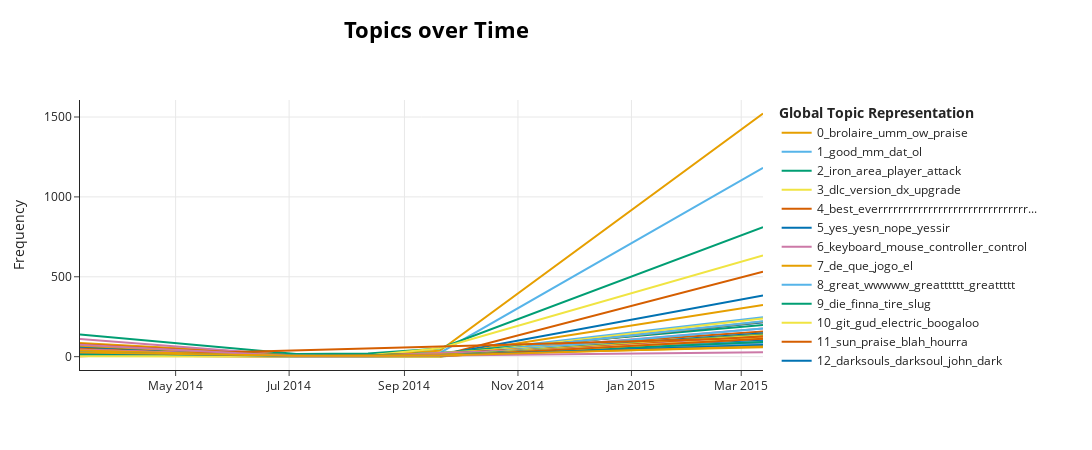

Notebook cell for this chart:
### Code cell
pos_model.visualize_topics_over_time(pos_topics_over_time, top_n_topics=50)

### Figure 1 — Plotly figure (JSON) as saved in the notebook; plotly's stock layout.template omitted (floating-point values rounded to 4 significant figures)
{"data": [{"hoverinfo": "text", "hovertext": ["<b>Topic 0</b><br>Words: ow, praise, brolaire, umm, would", "<b>Topic 0</b><br>Words: brolaire, praise, ow, umm, forgot", "<b>Topic 0</b><br>Words: brolaire, ow, umm, praise, forgot", "<b>Topic 0</b><br>Words: praise, would, brolaire, ow, umm", "<b>Topic 0</b><br>Words: umm, forgot, aaa, hello, brolaire"], "marker": {"color": "#E69F00"}, "mode": "lines", "name": "0_brolaire_umm_ow_praise", "type": "scatter", "x": ["2014-03-10T14:44:09.600000", "2014-07-04T19:12:00", "2014-08-12T09:36:00", "2014-09-20T00:00:00", "2015-03-12T16:48:00"], "y": [85, 13, 12, 37, 1522]}, {"hoverinfo": "text", "hovertext": ["<b>Topic 1</b><br>Words: good, as, mm, dat, ol", "<b>Topic 1</b><br>Words: good, mm, dat, ol, af", "<b>Topic 1</b><br>Words: good, mm, dat, ol, af", "<b>Topic 1</b><br>Words: good, mm, dat, ol, af", "<b>Topic 1</b><br>Words: good, mm, dat, ol, af"], "marker": {"color": "#56B4E9"}, "mode": "lines", "name": "1_good_mm_dat_ol", "type": "scatter", "x": ["2014-03-10T14:44:09.600000", "2014-07-04T19:12:00", "2014-08-12T09:36:00", "2014-09-20T00:00:00", "2015-03-12T16:48:00"], "y": [51, 10, 4, 23, 1182]}, {"hoverinfo": "text", "hovertext": ["<b>Topic 2</b><br>Words: player, covenant, attack, area, item", "<b>Topic 2</b><br>Words: navlaan, sooner, undead, shield, possible", "<b>Topic 2</b><br>Words: list, player, item, weapon, ii", "<b>Topic 2</b><br>Words: matrixdll, area, character, player, peberro", "<b>Topic 2</b><br>Words: iron, area, enemy, attack, player"], "marker": {"color": "#009E73"}, "mode": "lines", "name": "2_iron_area_player_attack", "type": "scatter", "x": ["2014-03-10T14:44:09.600000", "2014-07-04T19:12:00", "2014-08-12T09:36:00", "2014-09-20T00:00:00", "2015-03-12T16:48:00"], "y": [138, 17, 20, 51, 811]}, {"hoverinfo": "text", "hovertext": ["<b>Topic 3</b><br>Words: dlc, flims, handeling, dewrk, toro", "<b>Topic 3</b><br>Words: cnt, adition, recommand, trully, imagination", "<b>Topic 3</b><br>Words: goggle, hench, foreward, playability, dlc", "<b>Topic 3</b><br>Words: directx, dlc, owner, version, dx", "<b>Topic 3</b><br>Words: dlc, version, dx, upgrade, dlcs"], "marker": {"color": "#F0E442"}, "mode": "lines", "name": "3_dlc_version_dx_upgrade", "type": "scatter", "x": ["2014-03-10T14:44:09.600000", "2014-07-04T19:12:00", "2014-08-12T09:36:00", "2014-09-20T00:00:00", "2015-03-12T16:48:00"], "y": [16, 3, 8, 53, 634]}, {"hoverinfo": "text", "hovertext": ["<b>Topic 4</b><br>Words: best, everrrrrrrrrrrrrrrrrrrrrrrrrrrrrrrrrrrrrrrrrrrrrrrrrrrrrrrrrrrrrrrrrrrrrrrrrrrrrrrrrrrrrrrrrrrrrrrrrrrrrrr, ah, wtf, btw", "<b>Topic 4</b><br>Words: best, everrrrrrrrrrrrrrrrrrrrrrrrrrrrrrrrrrrrrrrrrrrrrrrrrrrrrrrrrrrrrrrrrrrrrrrrrrrrrrrrrrrrrrrrrrrrrrrrrrrrrrr, ah, wtf, btw", "<b>Topic 4</b><br>Words: best, everrrrrrrrrrrrrrrrrrrrrrrrrrrrrrrrrrrrrrrrrrrrrrrrrrrrrrrrrrrrrrrrrrrrrrrrrrrrrrrrrrrrrrrrrrrrrrrrrrrrrrr, ah, wtf, btw", "<b>Topic 4</b><br>Words: best, ah, everrrrrrrrrrrrrrrrrrrrrrrrrrrrrrrrrrrrrrrrrrrrrrrrrrrrrrrrrrrrrrrrrrrrrrrrrrrrrrrrrrrrrrrrrrrrrrrrrrrrrrr, wtf, btw"], "marker": {"color": "#D55E00"}, "mode": "lines", "name": "4_best_everrrrrrrrrrrrrrrrrrrrrrrrrrrrrr...", "type": "scatter", "x": ["2014-03-10T14:44:09.600000", "2014-07-04T19:12:00", "2014-09-20T00:00:00", "2015-03-12T16:48:00"], "y": [18, 1, 6, 531]}, {"hoverinfo": "text", "hovertext": ["<b>Topic 5</b><br>Words: yes, nope, yesn, yessir, thank", "<b>Topic 5</b><br>Words: yes, yesn, nope, yessir, thank", "<b>Topic 5</b><br>Words: yes, yesn, nope, yessir, thank", "<b>Topic 5</b><br>Words: yes, nope, yesn, yessir, thank", "<b>Topic 5</b><br>Words: yes, yesn, yessir, thank, nope"], "marker": {"color": "#0072B2"}, "mode": "lines", "name": "5_yes_yesn_nope_yessir", "type": "scatter", "x": ["2014-03-10T14:44:09.600000", "2014-07-04T19:12:00", "2014-08-12T09:36:00", "2014-09-20T00:00:00", "2015-03-12T16:48:00"], "y": [22, 1, 2, 10, 383]}, {"hoverinfo": "text", "hovertext": ["<b>Topic 6</b><br>Words: keyboard, mouse, controller, control, key", "<b>Topic 6</b><br>Words: literaly, cursor, keyboard, satan, conversation", "<b>Topic 6</b><br>Words: keyboard, mouse, brutaaaal, amaaazing, coooooo", "<b>Topic 6</b><br>Words: mouse, keyboard, autohotkey, controller, control", "<b>Topic 6</b><br>Words: keyboard, mouse, controller, control, click"], "marker": {"color": "#CC79A7"}, "mode": "lines", "name": "6_keyboard_mouse_controller_control", "type": "scatter", "x": ["2014-03-10T14:44:09.600000", "2014-07-04T19:12:00", "2014-08-12T09:36:00", "2014-09-20T00:00:00", "2015-03-12T16:48:00"], "y": [111, 5, 6, 15, 216]}, {"hoverinfo": "text", "hovertext": ["<b>Topic 7</b><br>Words: que, de, jogo, joc, el", "<b>Topic 7</b><br>Words: chaooooo, ajustar, mira, misterioso, desconhecido", "<b>Topic 7</b><br>Words: de, que, jogo, le, et", "<b>Topic 7</b><br>Words: de, que, jogo, el, la"], "marker": {"color": "#E69F00"}, "mode": "lines", "name": "7_de_que_jogo_el", "type": "scatter", "x": ["2014-03-10T14:44:09.600000", "2014-08-12T09:36:00", "2014-09-20T00:00:00", "2015-03-12T16:48:00"], "y": [14, 3, 8, 323]}, {"hoverinfo": "text", "hovertext": ["<b>Topic 8</b><br>Words: great, greattttt, greatttttt, wwwww, outta", "<b>Topic 8</b><br>Words: great, greattttt, greatttttt, wwwww, outta", "<b>Topic 8</b><br>Words: great, greattttt, greatttttt, wwwww, outta", "<b>Topic 8</b><br>Words: great, greattttt, greatttttt, wwwww, outta", "<b>Topic 8</b><br>Words: great, greattttt, greatttttt, wwwww, outta"], "marker": {"color": "#56B4E9"}, "mode": "lines", "name": "8_great_wwwww_greatttttt_greattttt", "type": "scatter", "x": ["2014-03-10T14:44:09.600000", "2014-07-04T19:12:00", "2014-08-12T09:36:00", "2014-09-20T00:00:00", "2015-03-12T16:48:00"], "y": [29, 4, 3, 13, 247]}, {"hoverinfo": "text", "hovertext": ["<b>Topic 9</b><br>Words: die, nutshell, rip, hey, guy", "<b>Topic 9</b><br>Words: die, finna, tire, slug, nutshell", "<b>Topic 9</b><br>Words: die, fuck, finna, tire, slug", "<b>Topic 9</b><br>Words: die, slug, eat, massive, fuck", "<b>Topic 9</b><br>Words: die, finna, tire, yay, inside"], "marker": {"color": "#009E73"}, "mode": "lines", "name": "9_die_finna_tire_slug", "type": "scatter", "x": ["2014-03-10T14:44:09.600000", "2014-07-04T19:12:00", "2014-08-12T09:36:00", "2014-09-20T00:00:00", "2015-03-12T16:48:00"], "y": [55, 5, 8, 23, 198]}, {"hoverinfo": "text", "hovertext": ["<b>Topic 10</b><br>Words: git, gud, dye, electric, boogaloo", "<b>Topic 10</b><br>Words: git, gud, seperating, casuals, electric", "<b>Topic 10</b><br>Words: git, gud, jihad, electric, boogaloo", "<b>Topic 10</b><br>Words: git, gud, electric, boogaloo, oddajcie"], "marker": {"color": "#F0E442"}, "mode": "lines", "name": "10_git_gud_electric_boogaloo", "type": "scatter", "x": ["2014-03-10T14:44:09.600000", "2014-07-04T19:12:00", "2014-09-20T00:00:00", "2015-03-12T16:48:00"], "y": [18, 4, 6, 239]}, {"hoverinfo": "text", "hovertext": ["<b>Topic 11</b><br>Words: sun, praise, blah, hourra, gtfo", "<b>Topic 11</b><br>Words: sun, praise, adherent, sunlight, bust", "<b>Topic 11</b><br>Words: sun, praise, weild, fist, dual", "<b>Topic 11</b><br>Words: sun, praise, praising, edit, blah", "<b>Topic 11</b><br>Words: sun, praise, huraah, hoorah, biatch"], "marker": {"color": "#D55E00"}, "mode": "lines", "name": "11_sun_praise_blah_hourra", "type": "scatter", "x": ["2014-03-10T14:44:09.600000", "2014-07-04T19:12:00", "2014-08-12T09:36:00", "2014-09-20T00:00:00", "2015-03-12T16:48:00"], "y": [77, 8, 6, 18, 157]}, {"hoverinfo": "text", "hovertext": ["<b>Topic 12</b><br>Words: darksouls, dark, beta, darkness, storybased", "<b>Topic 12</b><br>Words: darksoulsii, darksouls, exe, letdown, casual", "<b>Topic 12</b><br>Words: sorta, darksouls, wouldnt, unbalanced, hey", "<b>Topic 12</b><br>Words: darksouls, hgue, darkfog, dosent, darker", "<b>Topic 12</b><br>Words: darksouls, darksoul, john, dark, darklurker"], "marker": {"color": "#0072B2"}, "mode": "lines", "name": "12_darksouls_darksoul_john_dark", "type": "scatter", "x": ["2014-03-10T14:44:09.600000", "2014-07-04T19:12:00", "2014-08-12T09:36:00", "2014-09-20T00:00:00", "2015-03-12T16:48:00"], "y": [31, 3, 1, 6, 216]}, {"hoverinfo": "text", "hovertext": ["<b>Topic 13</b><br>Words: pc, gpu, xbox, console, card", "<b>Topic 13</b><br>Words: orginally, youve, seamless, rig, specially", "<b>Topic 13</b><br>Words: sho, fo, pc, send, slot", "<b>Topic 13</b><br>Words: pc, commuinity, isd, leading, alaready", "<b>Topic 13</b><br>Words: pc, xbox, laptop, console, fps"], "marker": {"color": "#CC79A7"}, "mode": "lines", "name": "13_pc_xbox_laptop_console", "type": "scatter", "x": ["2014-03-10T14:44:09.600000", "2014-07-04T19:12:00", "2014-08-12T09:36:00", "2014-09-20T00:00:00", "2015-03-12T16:48:00"], "y": [61, 3, 5, 9, 177]}, {"hoverinfo": "text", "hovertext": ["<b>Topic 14</b><br>Words: fun, crazy, know, people, cassual", "<b>Topic 14</b><br>Words: fun, cassual, ha, spambush, scuffed", "<b>Topic 14</b><br>Words: fun, cassual, ha, spambush, scuffed", "<b>Topic 14</b><br>Words: gritty, fun, cassual, ha, spambush", "<b>Topic 14</b><br>Words: fun, cassual, ha, spambush, scuffed"], "marker": {"color": "#E69F00"}, "mode": "lines", "name": "14_fun_cassual_ha_spambush", "type": "scatter", "x": ["2014-03-10T14:44:09.600000", "2014-07-04T19:12:00", "2014-08-12T09:36:00", "2014-09-20T00:00:00", "2015-03-12T16:48:00"], "y": [10, 1, 1, 3, 220]}, {"hoverinfo": "text", "hovertext": ["<b>Topic 15</b><br>Words: nice, niceeeeeeeeeee, yi, yes, yeah", "<b>Topic 15</b><br>Words: nice, niceeeeeeeeeee, yi, yes, yeah", "<b>Topic 15</b><br>Words: nice, yeah, yes, niceeeeeeeeeee, yi", "<b>Topic 15</b><br>Words: nice, niceeeeeeeeeee, yi, yes, yeah"], "marker": {"color": "#56B4E9"}, "mode": "lines", "name": "15_nice_niceeeeeeeeeee_yi_yes", "type": "scatter", "x": ["2014-03-10T14:44:09.600000", "2014-08-12T09:36:00", "2014-09-20T00:00:00", "2015-03-12T16:48:00"], "y": [6, 1, 4, 221]}, {"hoverinfo": "text", "hovertext": ["<b>Topic 16</b><br>Words: rpg, rpgs, action, fantasy, ever", "<b>Topic 16</b><br>Words: rpg, amalur, reckoning, action, sucked", "<b>Topic 16</b><br>Words: rpg, action, enigmatic, fantasy, rly", "<b>Topic 16</b><br>Words: rpg, action, rpgs, rezolution, contemplation", "<b>Topic 16</b><br>Words: rpg, action, rpgs, fantasy, best"], "marker": {"color": "#009E73"}, "mode": "lines", "name": "16_rpg_action_rpgs_fantasy", "type": "scatter", "x": ["2014-03-10T14:44:09.600000", "2014-07-04T19:12:00", "2014-08-12T09:36:00", "2014-09-20T00:00:00", "2015-03-12T16:48:00"], "y": [52, 10, 8, 23, 120]}, {"hoverinfo": "text", "hovertext": ["<b>Topic 17</b><br>Words: challenge, challenging, centry, harcore, biting", "<b>Topic 17</b><br>Words: definently, funnest, challenge, object, length", "<b>Topic 17</b><br>Words: challenge, didnt, real, definitely, could", "<b>Topic 17</b><br>Words: challenge, worths, birthday, funny, definately", "<b>Topic 17</b><br>Words: challenge, challenging, fun, aaaaaaaaaaaaaaaaaaaaaaaaaaaaaaaaaaaaaaaaaaaaaaaaaaaaaaaaaaaaaahhhhhhhhhhhhhhhhhhhhhhhhhhhhhhhhhhhhhhhhhhhhhh, aaaaaarrrrghhhh"], "marker": {"color": "#F0E442"}, "mode": "lines", "name": "17_challenge_challenging_fun_aaaaaaaaaaa...", "type": "scatter", "x": ["2014-03-10T14:44:09.600000", "2014-07-04T19:12:00", "2014-08-12T09:36:00", "2014-09-20T00:00:00", "2015-03-12T16:48:00"], "y": [40, 6, 4, 23, 139]}, {"hoverinfo": "text", "hovertext": ["<b>Topic 18</b><br>Words: ever, best, bestes, category, xd", "<b>Topic 18</b><br>Words: ever, best, sombre, canser, peev", "<b>Topic 18</b><br>Words: ever, everrrrrrrrrr, aloud, best, fuckin", "<b>Topic 18</b><br>Words: ever, best, shet, horry, canser", "<b>Topic 18</b><br>Words: ever, best, sombre, greatt, eeeeeeeeeeeevvvvvvvvvvveeeeeeeeerrrrrrr"], "marker": {"color": "#D55E00"}, "mode": "lines", "name": "18_ever_best_sombre_shet", "type": "scatter", "x": ["2014-03-10T14:44:09.600000", "2014-07-04T19:12:00", "2014-08-12T09:36:00", "2014-09-20T00:00:00", "2015-03-12T16:48:00"], "y": [49, 3, 9, 20, 129]}, {"hoverinfo": "text", "hovertext": ["<b>Topic 19</b><br>Words: controller, xbox, break, vibrate, wire", "<b>Topic 19</b><br>Words: eng, controller, aggravate, pls, monitor", "<b>Topic 19</b><br>Words: moniters, controller, hype, broken, worthy", "<b>Topic 19</b><br>Words: controller, vendricks, rocking, rager, nuff", "<b>Topic 19</b><br>Words: controller, break, window, xbox, smash"], "marker": {"color": "#0072B2"}, "mode": "lines", "name": "19_controller_xbox_break_window", "type": "scatter", "x": ["2014-03-10T14:44:09.600000", "2014-07-04T19:12:00", "2014-08-12T09:36:00", "2014-09-20T00:00:00", "2015-03-12T16:48:00"], "y": [64, 4, 3, 16, 119]}, {"hoverinfo": "text", "hovertext": ["<b>Topic 20</b><br>Words: buy, sale, bought, annal, deux", "<b>Topic 20</b><br>Words: frigin, yolo, blaze, awesomeness, buy", "<b>Topic 20</b><br>Words: guyz, bought, sweet, twice, thats", "<b>Topic 20</b><br>Words: amazoning, ike, buy, sale, fcuk", "<b>Topic 20</b><br>Words: buy, sale, bought, twice, wait"], "marker": {"color": "#CC79A7"}, "mode": "lines", "name": "20_buy_sale_bought_twice", "type": "scatter", "x": ["2014-03-10T14:44:09.600000", "2014-07-04T19:12:00", "2014-08-12T09:36:00", "2014-09-20T00:00:00", "2015-03-12T16:48:00"], "y": [43, 3, 2, 12, 139]}, {"hoverinfo": "text", "hovertext": ["<b>Topic 21</b><br>Words: sun, praise, solaire, praising, die", "<b>Topic 21</b><br>Words: priase, sun, praise, sunbroing, youve", "<b>Topic 21</b><br>Words: sun, priase, praise, bother, penny", "<b>Topic 21</b><br>Words: sun, praise, consist, dontu, mutha", "<b>Topic 21</b><br>Words: sun, praise, therefore, praising, sunbro"], "marker": {"color": "#E69F00"}, "mode": "lines", "name": "21_sun_praise_priase_therefore", "type": "scatter", "x": ["2014-03-10T14:44:09.600000", "2014-07-04T19:12:00", "2014-08-12T09:36:00", "2014-09-20T00:00:00", "2015-03-12T16:48:00"], "y": [69, 6, 4, 17, 90]}, {"hoverinfo": "text", "hovertext": ["<b>Topic 22</b><br>Words: hitboxes, videojame, gamplay, box, da", "<b>Topic 22</b><br>Words: hitboxes, hitbox, box, hit, shitty", "<b>Topic 22</b><br>Words: biscuit, wierd, tea, hitbox, box", "<b>Topic 22</b><br>Words: hitboxes, hitbox, box, hit, shitty"], "marker": {"color": "#56B4E9"}, "mode": "lines", "name": "22_hitboxes_hitbox_box_hit", "type": "scatter", "x": ["2014-03-10T14:44:09.600000", "2014-07-04T19:12:00", "2014-09-20T00:00:00", "2015-03-12T16:48:00"], "y": [7, 1, 2, 176]}, {"hoverinfo": "text", "hovertext": ["<b>Topic 23</b><br>Words: soulsborne, soulsbourne, soulsgame, soulslikes, soulslike"], "marker": {"color": "#009E73"}, "mode": "lines", "name": "23_soulsborne_soulsbourne_soulsgame_soul...", "type": "scatter", "x": ["2015-03-12T16:48:00"], "y": [173]}, {"hoverinfo": "text", "hovertext": ["<b>Topic 24</b><br>Words: ok, oka, wowcool, ya, ", "<b>Topic 24</b><br>Words: ok, oka, wowcool, ya, ", "<b>Topic 24</b><br>Words: ok, oka, wowcool, ya, ", "<b>Topic 24</b><br>Words: ok, oka, wowcool, ya, ", "<b>Topic 24</b><br>Words: ok, oka, wowcool, ya, "], "marker": {"color": "#F0E442"}, "mode": "lines", "name": "24_ok_wowcool_oka_ya", "type": "scatter", "x": ["2014-03-10T14:44:09.600000", "2014-07-04T19:12:00", "2014-08-12T09:36:00", "2014-09-20T00:00:00", "2015-03-12T16:48:00"], "y": [14, 4, 1, 11, 137]}, {"hoverinfo": "text", "hovertext": ["<b>Topic 25</b><br>Words: love, grrrrr, fkin, frist, men", "<b>Topic 25</b><br>Words: love, grrrrr, fkin, frist, men", "<b>Topic 25</b><br>Words: love, grrrrr, fkin, frist, men", "<b>Topic 25</b><br>Words: love, grrrrr, fkin, frist, men", "<b>Topic 25</b><br>Words: love, grrrrr, fkin, frist, men"], "marker": {"color": "#D55E00"}, "mode": "lines", "name": "25_love_grrrrr_fkin_frist", "type": "scatter", "x": ["2014-03-10T14:44:09.600000", "2014-07-04T19:12:00", "2014-08-12T09:36:00", "2014-09-20T00:00:00", "2015-03-12T16:48:00"], "y": [14, 3, 2, 11, 128]}, {"hoverinfo": "text", "hovertext": ["<b>Topic 26</b><br>Words: hate, ing, homies, dennis, thanks", "<b>Topic 26</b><br>Words: hate, ing, homies, dennis, thanks", "<b>Topic 26</b><br>Words: hate, ing, homies, dennis, thanks", "<b>Topic 26</b><br>Words: hate, ing, homies, dennis, thanks", "<b>Topic 26</b><br>Words: hate, ing, homies, dennis, thanks"], "marker": {"color": "#0072B2"}, "mode": "lines", "name": "26_hate_ing_homies_dennis", "type": "scatter", "x": ["2014-03-10T14:44:09.600000", "2014-07-04T19:12:00", "2014-08-12T09:36:00", "2014-09-20T00:00:00", "2015-03-12T16:48:00"], "y": [7, 1, 2, 1, 146]}, {"hoverinfo": "text", "hovertext": ["<b>Topic 27</b><br>Words: would, smell, die, rustle, jimmy", "<b>Topic 27</b><br>Words: would, flask, cry, die, smell", "<b>Topic 27</b><br>Words: would, die, smell, rape, somebody", "<b>Topic 27</b><br>Words: would, rape, die, bladder, burst", "<b>Topic 27</b><br>Words: would, die, somebody, saltiness, tenouttaten"], "marker": {"color": "#CC79A7"}, "mode": "lines", "name": "27_would_die_smell_rape", "type": "scatter", "x": ["2014-03-10T14:44:09.600000", "2014-07-04T19:12:00", "2014-08-12T09:36:00", "2014-09-20T00:00:00", "2015-03-12T16:48:00"], "y": [43, 4, 4, 23, 82]}, {"hoverinfo": "text", "hovertext": ["<b>Topic 28</b><br>Words: heaps, sooding, beceuse, boss, verry", "<b>Topic 28</b><br>Words: wrenching, dificult, seat, gut, shadow", "<b>Topic 28</b><br>Words: monstrous, arent, possibility, alot, true", "<b>Topic 28</b><br>Words: boss, def, cheese, bossss, glitchy"], "marker": {"color": "#E69F00"}, "mode": "lines", "name": "28_boss_def_cheese_bossss", "type": "scatter", "x": ["2014-03-10T14:44:09.600000", "2014-08-12T09:36:00", "2014-09-20T00:00:00", "2015-03-12T16:48:00"], "y": [11, 3, 2, 138]}, {"hoverinfo": "text", "hovertext": ["<b>Topic 29</b><br>Words: peak, pew, tuah, peaksouls, frfr"], "marker": {"color": "#56B4E9"}, "mode": "lines", "name": "29_peak_pew_tuah_peaksouls", "type": "scatter", "x": ["2015-03-12T16:48:00"], "y": [154]}, {"hoverinfo": "text", "hovertext": ["<b>Topic 30</b><br>Words: gud, breddy, gude, gueass, lief", "<b>Topic 30</b><br>Words: gued, gud, super, gude, lief", "<b>Topic 30</b><br>Words: ittttttttt, gud, gude, gueass, lief", "<b>Topic 30</b><br>Words: gud, es, gude, gueass, lief", "<b>Topic 30</b><br>Words: gud, gude, gueass, lief, guwd"], "marker": {"color": "#009E73"}, "mode": "lines", "name": "30_gud_gude_gued_lief", "type": "scatter", "x": ["2014-03-10T14:44:09.600000", "2014-07-04T19:12:00", "2014-08-12T09:36:00", "2014-09-20T00:00:00", "2015-03-12T16:48:00"], "y": [4, 2, 1, 4, 136]}, {"hoverinfo": "text", "hovertext": ["<b>Topic 31</b><br>Words: bloodborne, inside, blood, atm, wait", "<b>Topic 31</b><br>Words: bloodborne, bring, pc, well, blood", "<b>Topic 31</b><br>Words: heee, bloodborne, booger, greatgame, stench", "<b>Topic 31</b><br>Words: bloodborne, pc, blood, bloodborn, kart"], "marker": {"color": "#F0E442"}, "mode": "lines", "name": "31_bloodborne_blood_pc_bloodborn", "type": "scatter", "x": ["2014-03-10T14:44:09.600000", "2014-07-04T19:12:00", "2014-09-20T00:00:00", "2015-03-12T16:48:00"], "y": [4, 1, 5, 132]}, {"hoverinfo": "text", "hovertext": ["<b>Topic 32</b><br>Words: hating, hate, bloody, existence, deserve", "<b>Topic 32</b><br>Words: teach, hate, people, deserve, doesnt", "<b>Topic 32</b><br>Words: essentially, disappoint, comparison, hate, bring", "<b>Topic 32</b><br>Words: deserve, hate, doesnt, savage, understand"], "marker": {"color": "#D55E00"}, "mode": "lines", "name": "32_deserve_hate_doesnt_hating", "type": "scatter", "x": ["2014-03-10T14:44:09.600000", "2014-07-04T19:12:00", "2014-09-20T00:00:00", "2015-03-12T16:48:00"], "y": [8, 1, 2, 127]}, {"hoverinfo": "text", "hovertext": ["<b>Topic 33</b><br>Words: awesome, usual, good, , ", "<b>Topic 33</b><br>Words: awesome, usual, good, , ", "<b>Topic 33</b><br>Words: awesome, usual, good, , ", "<b>Topic 33</b><br>Words: awesome, usual, good, , ", "<b>Topic 33</b><br>Words: awesome, usual, good, , "], "marker": {"color": "#0072B2"}, "mode": "lines", "name": "33_awesome_usual_good_", "type": "scatter", "x": ["2014-03-10T14:44:09.600000", "2014-07-04T19:12:00", "2014-08-12T09:36:00", "2014-09-20T00:00:00", "2015-03-12T16:48:00"], "y": [30, 3, 3, 9, 90]}, {"hoverinfo": "text", "hovertext": ["<b>Topic 34</b><br>Words: dissapointment, exact, like, else, millon", "<b>Topic 34</b><br>Words: public, leg, like, shit, confirmed", "<b>Topic 34</b><br>Words: wow, like, confirmed, millon, wowy", "<b>Topic 34</b><br>Words: like, confirmed, wowy, millon, juuuuust"], "marker": {"color": "#CC79A7"}, "mode": "lines", "name": "34_like_wowy_millon_confirmed", "type": "scatter", "x": ["2014-03-10T14:44:09.600000", "2014-07-04T19:12:00", "2014-09-20T00:00:00", "2015-03-12T16:48:00"], "y": [12, 1, 4, 118]}, {"hoverinfo": "text", "hovertext": ["<b>Topic 35</b><br>Words: janky, jank, helpless, jankier, entirety"], "marker": {"color": "#E69F00"}, "mode": "lines", "name": "35_janky_jank_helpless_jankier", "type": "scatter", "x": ["2015-03-12T16:48:00"], "y": [131]}, {"hoverinfo": "text", "hovertext": ["<b>Topic 36</b><br>Words: rage, anger, induce, quit, contiuned", "<b>Topic 36</b><br>Words: rage, tourette, uncountable, aggravating, quits", "<b>Topic 36</b><br>Words: squids, conditon, rage, looks, uncontrollable", "<b>Topic 36</b><br>Words: rage, quit, backstabbers, peed, angermanagement", "<b>Topic 36</b><br>Words: rage, anger, quit, ragequit, angry"], "marker": {"color": "#56B4E9"}, "mode": "lines", "name": "36_rage_anger_quit_ragequit", "type": "scatter", "x": ["2014-03-10T14:44:09.600000", "2014-07-04T19:12:00", "2014-08-12T09:36:00", "2014-09-20T00:00:00", "2015-03-12T16:48:00"], "y": [33, 5, 2, 11, 79]}, {"hoverinfo": "text", "hovertext": ["<b>Topic 37</b><br>Words: replay, value, replayability, hadnle, replayablity", "<b>Topic 37</b><br>Words: replayability, class, remember, add, replay", "<b>Topic 37</b><br>Words: replay, replayability, value, comining, potentcial", "<b>Topic 37</b><br>Words: replay, value, replayability, replayable, revo"], "marker": {"color": "#009E73"}, "mode": "lines", "name": "37_replay_value_replayability_replayable", "type": "scatter", "x": ["2014-03-10T14:44:09.600000", "2014-07-04T19:12:00", "2014-09-20T00:00:00", "2015-03-12T16:48:00"], "y": [18, 2, 10, 98]}, {"hoverinfo": "text", "hovertext": ["<b>Topic 38</b><br>Words: miyazaki, labrynth, hidetaka, solaire, smell", "<b>Topic 38</b><br>Words: burger, grease, casualize, clean, greasy", "<b>Topic 38</b><br>Words: miyazaki, direct, hidetaka, development, lead"], "marker": {"color": "#F0E442"}, "mode": "lines", "name": "38_miyazaki_hidetaka_direct_development", "type": "scatter", "x": ["2014-03-10T14:44:09.600000", "2014-09-20T00:00:00", "2015-03-12T16:48:00"], "y": [7, 2, 113]}, {"hoverinfo": "text", "hovertext": ["<b>Topic 39</b><br>Words: flaw, petition, loveable, wouldve, removal", "<b>Topic 39</b><br>Words: flaw, despite, masterpiece, astonishing, charming"], "marker": {"color": "#D55E00"}, "mode": "lines", "name": "39_flaw_despite_masterpiece_astonishing", "type": "scatter", "x": ["2014-03-10T14:44:09.600000", "2015-03-12T16:48:00"], "y": [3, 119]}, {"hoverinfo": "text", "hovertext": ["<b>Topic 40</b><br>Words: review, uncasual, fin, metacritic, achievment", "<b>Topic 40</b><br>Words: classy, review, dio, consult, reviewer", "<b>Topic 40</b><br>Words: review, write, negative, positive, dio"], "marker": {"color": "#0072B2"}, "mode": "lines", "name": "40_review_write_negative_dio", "type": "scatter", "x": ["2014-03-10T14:44:09.600000", "2014-09-20T00:00:00", "2015-03-12T16:48:00"], "y": [11, 5, 105]}, {"hoverinfo": "text", "hovertext": ["<b>Topic 41</b><br>Words: ez, nahw, ezgame, ezlife, zz", "<b>Topic 41</b><br>Words: ez, ezpz, life, gg, pz", "<b>Topic 41</b><br>Words: ez, egdes, pz, ftw, hidden", "<b>Topic 41</b><br>Words: ez, sik, coz, gg, pz", "<b>Topic 41</b><br>Words: ez, gg, pz, ztg, edgy"], "marker": {"color": "#CC79A7"}, "mode": "lines", "name": "41_ez_gg_pz_ztg", "type": "scatter", "x": ["2014-03-10T14:44:09.600000", "2014-07-04T19:12:00", "2014-08-12T09:36:00", "2014-09-20T00:00:00", "2015-03-12T16:48:00"], "y": [15, 4, 3, 6, 92]}, {"hoverinfo": "text", "hovertext": ["<b>Topic 42</b><br>Words: sequel, worthy, ii, consol, refined", "<b>Topic 42</b><br>Words: astonishin, tightness, unite, slack, quit", "<b>Topic 42</b><br>Words: sequel, risen, tourism, witcher, forbear", "<b>Topic 42</b><br>Words: sequel, harmless, translate, mechaniks, altrough", "<b>Topic 42</b><br>Words: sequel, unafraid, ii, production, predecessor"], "marker": {"color": "#E69F00"}, "mode": "lines", "name": "42_sequel_ii_production_predecessor", "type": "scatter", "x": ["2014-03-10T14:44:09.600000", "2014-07-04T19:12:00", "2014-08-12T09:36:00", "2014-09-20T00:00:00", "2015-03-12T16:48:00"], "y": [39, 2, 7, 13, 59]}, {"hoverinfo": "text", "hovertext": ["<b>Topic 43</b><br>Words: sword, katana, scabbard, wipped, mustached", "<b>Topic 43</b><br>Words: zweihandered, squad, bridge, swing, gank", "<b>Topic 43</b><br>Words: sized, sword, bought, duel, win", "<b>Topic 43</b><br>Words: mammoth, bumhole, weeaboos, sword, rock", "<b>Topic 43</b><br>Words: sword, katana, swing, smash, big"], "marker": {"color": "#56B4E9"}, "mode": "lines", "name": "43_sword_katana_swing_smash", "type": "scatter", "x": ["2014-03-10T14:44:09.600000", "2014-07-04T19:12:00", "2014-08-12T09:36:00", "2014-09-20T00:00:00", "2015-03-12T16:48:00"], "y": [18, 1, 2, 5, 94]}, {"hoverinfo": "text", "hovertext": ["<b>Topic 44</b><br>Words: bos, triedto, junkie, waited, belly", "<b>Topic 44</b><br>Words: carresing, drakeepers, greathammer, needle, butterfly", "<b>Topic 44</b><br>Words: retry, fell, arena, actual, bos", "<b>Topic 44</b><br>Words: proceded, gotten, bos, grand, havent", "<b>Topic 44</b><br>Words: bos, runbacks, thang, gravity, cheese"], "marker": {"color": "#009E73"}, "mode": "lines", "name": "44_bos_runbacks_gravity_thang", "type": "scatter", "x": ["2014-03-10T14:44:09.600000", "2014-07-04T19:12:00", "2014-08-12T09:36:00", "2014-09-20T00:00:00", "2015-03-12T16:48:00"], "y": [15, 3, 2, 6, 92]}, {"hoverinfo": "text", "hovertext": ["<b>Topic 45</b><br>Words: bad, half, wasnt, slightly, meh", "<b>Topic 45</b><br>Words: bad, half, wasnt, slightly, meh", "<b>Topic 45</b><br>Words: bad, half, wasnt, slightly, meh"], "marker": {"color": "#F0E442"}, "mode": "lines", "name": "45_bad_half_wasnt_slightly", "type": "scatter", "x": ["2014-03-10T14:44:09.600000", "2014-09-20T00:00:00", "2015-03-12T16:48:00"], "y": [2, 1, 113]}, {"hoverinfo": "text", "hovertext": ["<b>Topic 46</b><br>Words: amana, shrine, scalpel, eyelid, hq", "<b>Topic 46</b><br>Words: amana, shrine, fuck, nashandra, armana"], "marker": {"color": "#D55E00"}, "mode": "lines", "name": "46_amana_shrine_fuck_nashandra", "type": "scatter", "x": ["2014-09-20T00:00:00", "2015-03-12T16:48:00"], "y": [3, 112]}, {"hoverinfo": "text", "hovertext": ["<b>Topic 47</b><br>Words: amaze, erhmagawd, amazeballz, billion, dare", "<b>Topic 47</b><br>Words: amaze, fuck, still, wao, amazeballz", "<b>Topic 47</b><br>Words: amaze, omg, sooooooo, hell, anything", "<b>Topic 47</b><br>Words: amaze, female, absolutly, dog, erhmagawd", "<b>Topic 47</b><br>Words: amaze, wao, amazin, kappa, enormous"], "marker": {"color": "#0072B2"}, "mode": "lines", "name": "47_amaze_amazeballz_wao_erhmagawd", "type": "scatter", "x": ["2014-03-10T14:44:09.600000", "2014-07-04T19:12:00", "2014-08-12T09:36:00", "2014-09-20T00:00:00", "2015-03-12T16:48:00"], "y": [25, 4, 5, 8, 73]}, {"hoverinfo": "text", "hovertext": ["<b>Topic 48</b><br>Words: port, pc, job, console, hdd", "<b>Topic 48</b><br>Words: port, workable, abit, dsfix, instal", "<b>Topic 48</b><br>Words: port, crawler, overshadow, technically, necessarily", "<b>Topic 48</b><br>Words: port, loots, ppor, unsupported, pc", "<b>Topic 48</b><br>Words: port, pc, secretley, honeslty, coudnt"], "marker": {"color": "#CC79A7"}, "mode": "lines", "name": "48_port_pc_job_console", "type": "scatter", "x": ["2014-03-10T14:44:09.600000", "2014-07-04T19:12:00", "2014-08-12T09:36:00", "2014-09-20T00:00:00", "2015-03-12T16:48:00"], "y": [74, 3, 2, 7, 27]}, {"hoverinfo": "text", "hovertext": ["<b>Topic 49</b><br>Words: demon, loved, ghouls, satan, jason", "<b>Topic 49</b><br>Words: molly, soil, whos, devil, demon", "<b>Topic 49</b><br>Words: eachother, demon, challanging, masterbated, differance", "<b>Topic 49</b><br>Words: satan, demon, novel, aaa, aside", "<b>Topic 49</b><br>Words: demon, remake, jason, cirlce, waayyyy"], "marker": {"color": "#E69F00"}, "mode": "lines", "name": "49_demon_satan_eachother_jason", "type": "scatter", "x": ["2014-03-10T14:44:09.600000", "2014-07-04T19:12:00", "2014-08-12T09:36:00", "2014-09-20T00:00:00", "2015-03-12T16:48:00"], "y": [26, 5, 6, 8, 64]}], "layout": {"height": 450, "hoverlabel": {"bgcolor": "white", "font": {"family": "Rockwell", "size": 16}}, "legend": {"title": {"text": "<b>Global Topic Representation"}}, "title": {"font": {"color": "Black", "size": 22}, "text": "<b>Topics over Time</b>", "x": 0.4, "xanchor": "center", "y": 0.95, "yanchor": "top"}, "width": 1250, "xaxis": {"showgrid": true}, "yaxis": {"showgrid": true, "title": {"text": "Frequency"}}}}
